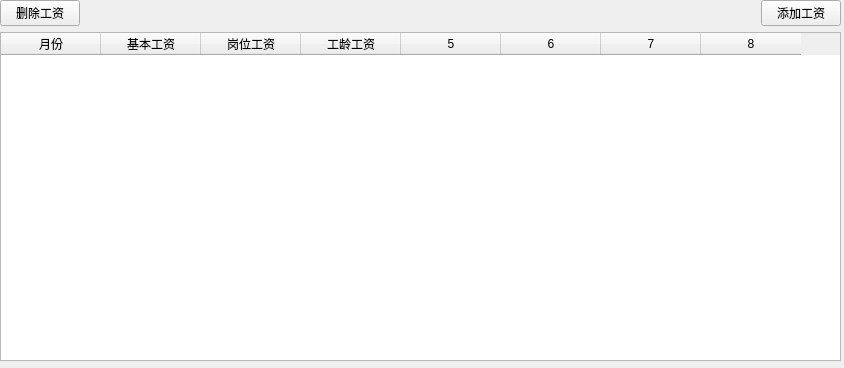
<?xml version="1.0" encoding="UTF-8"?>
<ui version="4.0">
 <class>SalaryWindow</class>
 <widget class="QWidget" name="SalaryWindow">
  <property name="geometry">
   <rect>
    <x>0</x>
    <y>0</y>
    <width>844</width>
    <height>368</height>
   </rect>
  </property>
  <property name="windowTitle">
   <string>Form</string>
  </property>
  <widget class="QWidget" name="">
   <property name="geometry">
    <rect>
     <x>0</x>
     <y>0</y>
     <width>841</width>
     <height>361</height>
    </rect>
   </property>
   <layout class="QVBoxLayout" name="verticalLayout">
    <item>
     <layout class="QHBoxLayout" name="horizontalLayout_2">
      <item>
       <widget class="QPushButton" name="btnDeleteSalary">
        <property name="text">
         <string>删除工资</string>
        </property>
       </widget>
      </item>
      <item>
       <spacer name="horizontalSpacer">
        <property name="orientation">
         <enum>Qt::Horizontal</enum>
        </property>
        <property name="sizeHint" stdset="0">
         <size>
          <width>40</width>
          <height>20</height>
         </size>
        </property>
       </spacer>
      </item>
      <item>
       <widget class="QPushButton" name="btnAddSalary">
        <property name="text">
         <string>添加工资</string>
        </property>
       </widget>
      </item>
     </layout>
    </item>
    <item>
     <widget class="QTableWidget" name="tableWidget">
      <property name="columnCount">
       <number>8</number>
      </property>
      <column>
       <property name="text">
        <string>月份</string>
       </property>
      </column>
      <column>
       <property name="text">
        <string>基本工资</string>
       </property>
      </column>
      <column>
       <property name="text">
        <string>岗位工资</string>
       </property>
      </column>
      <column>
       <property name="text">
        <string>工龄工资</string>
       </property>
      </column>
      <column/>
      <column/>
      <column/>
      <column/>
     </widget>
    </item>
   </layout>
  </widget>
 </widget>
 <resources/>
 <connections/>
</ui>
